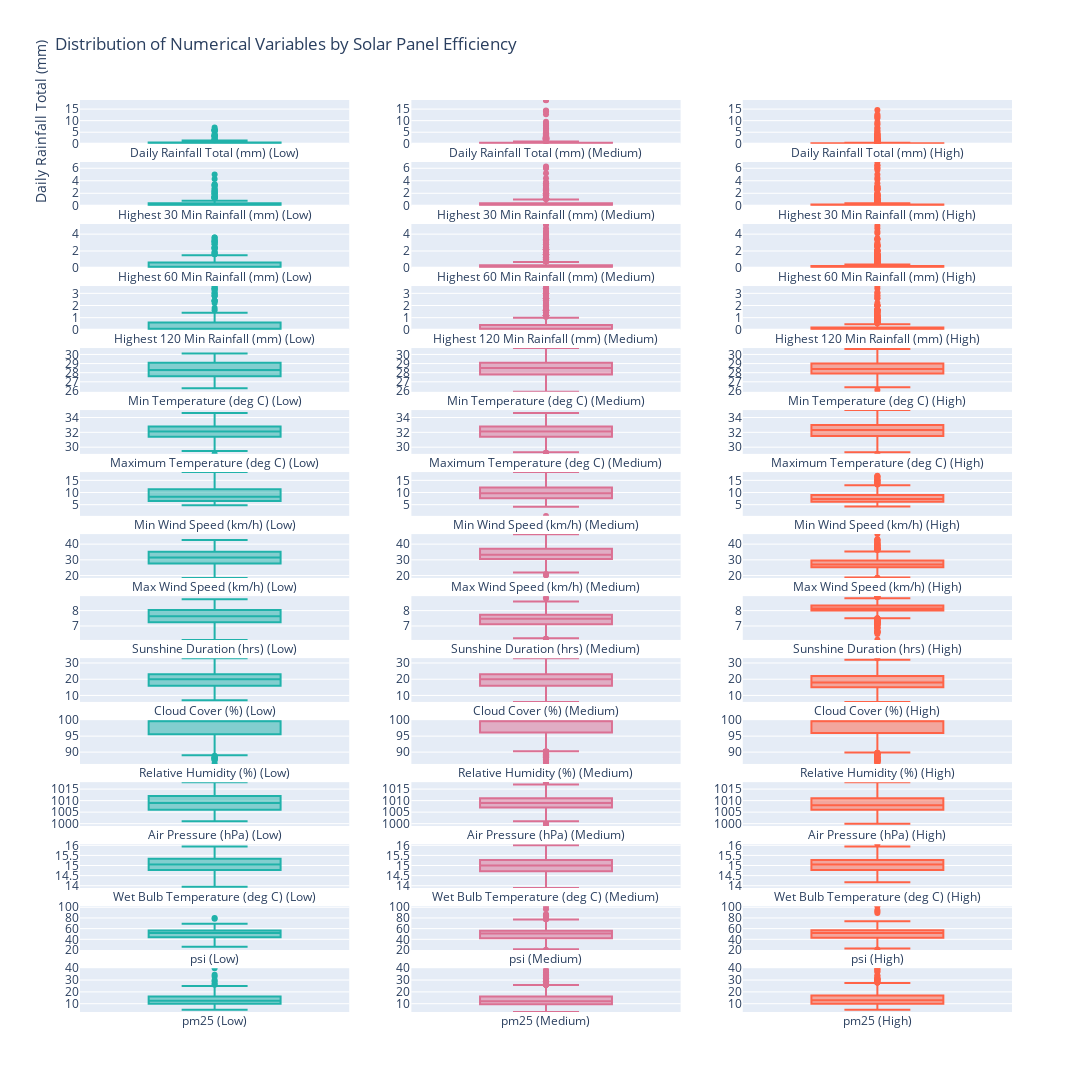

This figure's notebook cell:
### Code cell
fig = make_subplots(rows=len(numerical_columns), cols=3)

for i, column in enumerate(numerical_columns):
    # Filter data for Solar Panel Efficiency categories
    spe_low = merged_data[merged_data['Daily Solar Panel Efficiency'] == 'Low'][column]
    spe_normal = merged_data[merged_data['Daily Solar Panel Efficiency'] == 'Medium'][column]
    spe_high = merged_data[merged_data['Daily Solar Panel Efficiency'] == 'High'][column]

    # Calculate global min and max for the current variable across all categories
    global_min = min(spe_low.min(), spe_normal.min(), spe_high.min())
    global_max = max(spe_low.max(), spe_normal.max(), spe_high.max())

    # Add box plot for Solar Panel Efficiency = Low
    fig.add_trace(
        go.Box(y=spe_low, name=f"{column} (Low)", marker_color='lightseagreen', showlegend=False),
        row=i + 1, col=1
    )
    # Add box plot for Solar Panel Efficiency = Medium
    fig.add_trace(
        go.Box(y=spe_normal, name=f"{column} (Medium)", marker_color='palevioletred', showlegend=False),
        row=i + 1, col=2
    )
    # Add box plot for Solar Panel Efficiency = High
    fig.add_trace(
        go.Box(y=spe_high, name=f"{column} (High)", marker_color='tomato', showlegend=False),
        row=i + 1, col=3
    )

    # Set the same y-axis range for all subplots in the current row
    for j in range(1, 4):  # Columns are 1-indexed in plotly
        fig.update_yaxes(range=[global_min, global_max], row=i + 1, col=j)
    
    # Add y-axis title to the first column of each row
    if i == 0:  # Only for the first row to avoid repetition
        fig.update_yaxes(title_text=column, row=i + 1, col=1)

fig.update_layout(height=500*len(numerical_columns), width=1200, 
                  title_text="Distribution of Numerical Variables by Solar Panel Efficiency")
fig.show()

### Figure 1 — Plotly figure (JSON) as saved in the notebook; plotly's stock layout.template omitted (floating-point values rounded to 4 significant figures; data arrays with more than 128 entries replaced by an {"elided": "..."} marker saying what was removed)
{"data": [{"marker": {"color": "lightseagreen"}, "name": "Daily Rainfall Total (mm) (Low)", "showlegend": false, "type": "box", "xaxis": "x", "y": {"elided": "145 float values"}, "yaxis": "y"}, {"marker": {"color": "palevioletred"}, "name": "Daily Rainfall Total (mm) (Medium)", "showlegend": false, "type": "box", "xaxis": "x2", "y": {"elided": "1248 float values"}, "yaxis": "y2"}, {"marker": {"color": "tomato"}, "name": "Daily Rainfall Total (mm) (High)", "showlegend": false, "type": "box", "xaxis": "x3", "y": {"elided": "465 float values"}, "yaxis": "y3"}, {"marker": {"color": "lightseagreen"}, "name": "Highest 30 Min Rainfall (mm) (Low)", "showlegend": false, "type": "box", "xaxis": "x4", "y": {"elided": "145 float values"}, "yaxis": "y4"}, {"marker": {"color": "palevioletred"}, "name": "Highest 30 Min Rainfall (mm) (Medium)", "showlegend": false, "type": "box", "xaxis": "x5", "y": {"elided": "1248 float values"}, "yaxis": "y5"}, {"marker": {"color": "tomato"}, "name": "Highest 30 Min Rainfall (mm) (High)", "showlegend": false, "type": "box", "xaxis": "x6", "y": {"elided": "465 float values"}, "yaxis": "y6"}, {"marker": {"color": "lightseagreen"}, "name": "Highest 60 Min Rainfall (mm) (Low)", "showlegend": false, "type": "box", "xaxis": "x7", "y": {"elided": "145 float values"}, "yaxis": "y7"}, {"marker": {"color": "palevioletred"}, "name": "Highest 60 Min Rainfall (mm) (Medium)", "showlegend": false, "type": "box", "xaxis": "x8", "y": {"elided": "1248 float values"}, "yaxis": "y8"}, {"marker": {"color": "tomato"}, "name": "Highest 60 Min Rainfall (mm) (High)", "showlegend": false, "type": "box", "xaxis": "x9", "y": {"elided": "465 float values"}, "yaxis": "y9"}, {"marker": {"color": "lightseagreen"}, "name": "Highest 120 Min Rainfall (mm) (Low)", "showlegend": false, "type": "box", "xaxis": "x10", "y": {"elided": "145 float values"}, "yaxis": "y10"}, {"marker": {"color": "palevioletred"}, "name": "Highest 120 Min Rainfall (mm) (Medium)", "showlegend": false, "type": "box", "xaxis": "x11", "y": {"elided": "1248 float values"}, "yaxis": "y11"}, {"marker": {"color": "tomato"}, "name": "Highest 120 Min Rainfall (mm) (High)", "showlegend": false, "type": "box", "xaxis": "x12", "y": {"elided": "465 float values"}, "yaxis": "y12"}, {"marker": {"color": "lightseagreen"}, "name": "Min Temperature (deg C) (Low)", "showlegend": false, "type": "box", "xaxis": "x13", "y": {"elided": "145 float values"}, "yaxis": "y13"}, {"marker": {"color": "palevioletred"}, "name": "Min Temperature (deg C) (Medium)", "showlegend": false, "type": "box", "xaxis": "x14", "y": {"elided": "1248 float values"}, "yaxis": "y14"}, {"marker": {"color": "tomato"}, "name": "Min Temperature (deg C) (High)", "showlegend": false, "type": "box", "xaxis": "x15", "y": {"elided": "465 float values"}, "yaxis": "y15"}, {"marker": {"color": "lightseagreen"}, "name": "Maximum Temperature (deg C) (Low)", "showlegend": false, "type": "box", "xaxis": "x16", "y": {"elided": "145 float values"}, "yaxis": "y16"}, {"marker": {"color": "palevioletred"}, "name": "Maximum Temperature (deg C) (Medium)", "showlegend": false, "type": "box", "xaxis": "x17", "y": {"elided": "1248 float values"}, "yaxis": "y17"}, {"marker": {"color": "tomato"}, "name": "Maximum Temperature (deg C) (High)", "showlegend": false, "type": "box", "xaxis": "x18", "y": {"elided": "465 float values"}, "yaxis": "y18"}, {"marker": {"color": "lightseagreen"}, "name": "Min Wind Speed (km/h) (Low)", "showlegend": false, "type": "box", "xaxis": "x19", "y": {"elided": "145 float values"}, "yaxis": "y19"}, {"marker": {"color": "palevioletred"}, "name": "Min Wind Speed (km/h) (Medium)", "showlegend": false, "type": "box", "xaxis": "x20", "y": {"elided": "1248 float values"}, "yaxis": "y20"}, {"marker": {"color": "tomato"}, "name": "Min Wind Speed (km/h) (High)", "showlegend": false, "type": "box", "xaxis": "x21", "y": {"elided": "465 float values"}, "yaxis": "y21"}, {"marker": {"color": "lightseagreen"}, "name": "Max Wind Speed (km/h) (Low)", "showlegend": false, "type": "box", "xaxis": "x22", "y": {"elided": "145 float values"}, "yaxis": "y22"}, {"marker": {"color": "palevioletred"}, "name": "Max Wind Speed (km/h) (Medium)", "showlegend": false, "type": "box", "xaxis": "x23", "y": {"elided": "1248 float values"}, "yaxis": "y23"}, {"marker": {"color": "tomato"}, "name": "Max Wind Speed (km/h) (High)", "showlegend": false, "type": "box", "xaxis": "x24", "y": {"elided": "465 float values"}, "yaxis": "y24"}, {"marker": {"color": "lightseagreen"}, "name": "Sunshine Duration (hrs) (Low)", "showlegend": false, "type": "box", "xaxis": "x25", "y": {"elided": "145 float values"}, "yaxis": "y25"}, {"marker": {"color": "palevioletred"}, "name": "Sunshine Duration (hrs) (Medium)", "showlegend": false, "type": "box", "xaxis": "x26", "y": {"elided": "1248 float values"}, "yaxis": "y26"}, {"marker": {"color": "tomato"}, "name": "Sunshine Duration (hrs) (High)", "showlegend": false, "type": "box", "xaxis": "x27", "y": {"elided": "465 float values"}, "yaxis": "y27"}, {"marker": {"color": "lightseagreen"}, "name": "Cloud Cover (%) (Low)", "showlegend": false, "type": "box", "xaxis": "x28", "y": {"elided": "145 int values"}, "yaxis": "y28"}, {"marker": {"color": "palevioletred"}, "name": "Cloud Cover (%) (Medium)", "showlegend": false, "type": "box", "xaxis": "x29", "y": {"elided": "1248 int values"}, "yaxis": "y29"}, {"marker": {"color": "tomato"}, "name": "Cloud Cover (%) (High)", "showlegend": false, "type": "box", "xaxis": "x30", "y": {"elided": "465 int values"}, "yaxis": "y30"}, {"marker": {"color": "lightseagreen"}, "name": "Relative Humidity (%) (Low)", "showlegend": false, "type": "box", "xaxis": "x31", "y": {"elided": "145 float values"}, "yaxis": "y31"}, {"marker": {"color": "palevioletred"}, "name": "Relative Humidity (%) (Medium)", "showlegend": false, "type": "box", "xaxis": "x32", "y": {"elided": "1248 float values"}, "yaxis": "y32"}, {"marker": {"color": "tomato"}, "name": "Relative Humidity (%) (High)", "showlegend": false, "type": "box", "xaxis": "x33", "y": {"elided": "465 float values"}, "yaxis": "y33"}, {"marker": {"color": "lightseagreen"}, "name": "Air Pressure (hPa) (Low)", "showlegend": false, "type": "box", "xaxis": "x34", "y": {"elided": "145 int values"}, "yaxis": "y34"}, {"marker": {"color": "palevioletred"}, "name": "Air Pressure (hPa) (Medium)", "showlegend": false, "type": "box", "xaxis": "x35", "y": {"elided": "1248 int values"}, "yaxis": "y35"}, {"marker": {"color": "tomato"}, "name": "Air Pressure (hPa) (High)", "showlegend": false, "type": "box", "xaxis": "x36", "y": {"elided": "465 int values"}, "yaxis": "y36"}, {"marker": {"color": "lightseagreen"}, "name": "Wet Bulb Temperature (deg C) (Low)", "showlegend": false, "type": "box", "xaxis": "x37", "y": {"elided": "145 float values"}, "yaxis": "y37"}, {"marker": {"color": "palevioletred"}, "name": "Wet Bulb Temperature (deg C) (Medium)", "showlegend": false, "type": "box", "xaxis": "x38", "y": {"elided": "1248 float values"}, "yaxis": "y38"}, {"marker": {"color": "tomato"}, "name": "Wet Bulb Temperature (deg C) (High)", "showlegend": false, "type": "box", "xaxis": "x39", "y": {"elided": "465 float values"}, "yaxis": "y39"}, {"marker": {"color": "lightseagreen"}, "name": "psi (Low)", "showlegend": false, "type": "box", "xaxis": "x40", "y": {"elided": "145 float values"}, "yaxis": "y40"}, {"marker": {"color": "palevioletred"}, "name": "psi (Medium)", "showlegend": false, "type": "box", "xaxis": "x41", "y": {"elided": "1248 float values"}, "yaxis": "y41"}, {"marker": {"color": "tomato"}, "name": "psi (High)", "showlegend": false, "type": "box", "xaxis": "x42", "y": {"elided": "465 float values"}, "yaxis": "y42"}, {"marker": {"color": "lightseagreen"}, "name": "pm25 (Low)", "showlegend": false, "type": "box", "xaxis": "x43", "y": {"elided": "145 float values"}, "yaxis": "y43"}, {"marker": {"color": "palevioletred"}, "name": "pm25 (Medium)", "showlegend": false, "type": "box", "xaxis": "x44", "y": {"elided": "1248 float values"}, "yaxis": "y44"}, {"marker": {"color": "tomato"}, "name": "pm25 (High)", "showlegend": false, "type": "box", "xaxis": "x45", "y": {"elided": "465 float values"}, "yaxis": "y45"}], "layout": {"height": 7500, "title": {"text": "Distribution of Numerical Variables by Solar Panel Efficiency"}, "width": 1200, "xaxis": {"anchor": "y", "domain": [0, 0.2889]}, "xaxis10": {"anchor": "y10", "domain": [0, 0.2889]}, "xaxis11": {"anchor": "y11", "domain": [0.3556, 0.6444]}, "xaxis12": {"anchor": "y12", "domain": [0.7111, 1]}, "xaxis13": {"anchor": "y13", "domain": [0, 0.2889]}, "xaxis14": {"anchor": "y14", "domain": [0.3556, 0.6444]}, "xaxis15": {"anchor": "y15", "domain": [0.7111, 1]}, "xaxis16": {"anchor": "y16", "domain": [0, 0.2889]}, "xaxis17": {"anchor": "y17", "domain": [0.3556, 0.6444]}, "xaxis18": {"anchor": "y18", "domain": [0.7111, 1]}, "xaxis19": {"anchor": "y19", "domain": [0, 0.2889]}, "xaxis2": {"anchor": "y2", "domain": [0.3556, 0.6444]}, "xaxis20": {"anchor": "y20", "domain": [0.3556, 0.6444]}, "xaxis21": {"anchor": "y21", "domain": [0.7111, 1]}, "xaxis22": {"anchor": "y22", "domain": [0, 0.2889]}, "xaxis23": {"anchor": "y23", "domain": [0.3556, 0.6444]}, "xaxis24": {"anchor": "y24", "domain": [0.7111, 1]}, "xaxis25": {"anchor": "y25", "domain": [0, 0.2889]}, "xaxis26": {"anchor": "y26", "domain": [0.3556, 0.6444]}, "xaxis27": {"anchor": "y27", "domain": [0.7111, 1]}, "xaxis28": {"anchor": "y28", "domain": [0, 0.2889]}, "xaxis29": {"anchor": "y29", "domain": [0.3556, 0.6444]}, "xaxis3": {"anchor": "y3", "domain": [0.7111, 1]}, "xaxis30": {"anchor": "y30", "domain": [0.7111, 1]}, "xaxis31": {"anchor": "y31", "domain": [0, 0.2889]}, "xaxis32": {"anchor": "y32", "domain": [0.3556, 0.6444]}, "xaxis33": {"anchor": "y33", "domain": [0.7111, 1]}, "xaxis34": {"anchor": "y34", "domain": [0, 0.2889]}, "xaxis35": {"anchor": "y35", "domain": [0.3556, 0.6444]}, "xaxis36": {"anchor": "y36", "domain": [0.7111, 1]}, "xaxis37": {"anchor": "y37", "domain": [0, 0.2889]}, "xaxis38": {"anchor": "y38", "domain": [0.3556, 0.6444]}, "xaxis39": {"anchor": "y39", "domain": [0.7111, 1]}, "xaxis4": {"anchor": "y4", "domain": [0, 0.2889]}, "xaxis40": {"anchor": "y40", "domain": [0, 0.2889]}, "xaxis41": {"anchor": "y41", "domain": [0.3556, 0.6444]}, "xaxis42": {"anchor": "y42", "domain": [0.7111, 1]}, "xaxis43": {"anchor": "y43", "domain": [0, 0.2889]}, "xaxis44": {"anchor": "y44", "domain": [0.3556, 0.6444]}, "xaxis45": {"anchor": "y45", "domain": [0.7111, 1]}, "xaxis5": {"anchor": "y5", "domain": [0.3556, 0.6444]}, "xaxis6": {"anchor": "y6", "domain": [0.7111, 1]}, "xaxis7": {"anchor": "y7", "domain": [0, 0.2889]}, "xaxis8": {"anchor": "y8", "domain": [0.3556, 0.6444]}, "xaxis9": {"anchor": "y9", "domain": [0.7111, 1]}, "yaxis": {"anchor": "x", "domain": [0.952, 1], "range": [0, 18.93], "title": {"text": "Daily Rainfall Total (mm)"}}, "yaxis10": {"anchor": "x10", "domain": [0.748, 0.796], "range": [0, 3.6]}, "yaxis11": {"anchor": "x11", "domain": [0.748, 0.796], "range": [0, 3.6]}, "yaxis12": {"anchor": "x12", "domain": [0.748, 0.796], "range": [0, 3.6]}, "yaxis13": {"anchor": "x13", "domain": [0.68, 0.728], "range": [25.9, 30.7]}, "yaxis14": {"anchor": "x14", "domain": [0.68, 0.728], "range": [25.9, 30.7]}, "yaxis15": {"anchor": "x15", "domain": [0.68, 0.728], "range": [25.9, 30.7]}, "yaxis16": {"anchor": "x16", "domain": [0.612, 0.66], "range": [29.1, 35]}, "yaxis17": {"anchor": "x17", "domain": [0.612, 0.66], "range": [29.1, 35]}, "yaxis18": {"anchor": "x18", "domain": [0.612, 0.66], "range": [29.1, 35]}, "yaxis19": {"anchor": "x19", "domain": [0.544, 0.592], "range": [0.4, 18.4]}, "yaxis2": {"anchor": "x2", "domain": [0.952, 1], "range": [0, 18.93]}, "yaxis20": {"anchor": "x20", "domain": [0.544, 0.592], "range": [0.4, 18.4]}, "yaxis21": {"anchor": "x21", "domain": [0.544, 0.592], "range": [0.4, 18.4]}, "yaxis22": {"anchor": "x22", "domain": [0.476, 0.524], "range": [18.5, 46.4]}, "yaxis23": {"anchor": "x23", "domain": [0.476, 0.524], "range": [18.5, 46.4]}, "yaxis24": {"anchor": "x24", "domain": [0.476, 0.524], "range": [18.5, 46.4]}, "yaxis25": {"anchor": "x25", "domain": [0.408, 0.456], "range": [6.1, 8.94]}, "yaxis26": {"anchor": "x26", "domain": [0.408, 0.456], "range": [6.1, 8.94]}, "yaxis27": {"anchor": "x27", "domain": [0.408, 0.456], "range": [6.1, 8.94]}, "yaxis28": {"anchor": "x28", "domain": [0.34, 0.388], "range": [6, 33]}, "yaxis29": {"anchor": "x29", "domain": [0.34, 0.388], "range": [6, 33]}, "yaxis3": {"anchor": "x3", "domain": [0.952, 1], "range": [0, 18.93]}, "yaxis30": {"anchor": "x30", "domain": [0.34, 0.388], "range": [6, 33]}, "yaxis31": {"anchor": "x31", "domain": [0.272, 0.32], "range": [86.3, 100]}, "yaxis32": {"anchor": "x32", "domain": [0.272, 0.32], "range": [86.3, 100]}, "yaxis33": {"anchor": "x33", "domain": [0.272, 0.32], "range": [86.3, 100]}, "yaxis34": {"anchor": "x34", "domain": [0.204, 0.252], "range": [999, 1018]}, "yaxis35": {"anchor": "x35", "domain": [0.204, 0.252], "range": [999, 1018]}, "yaxis36": {"anchor": "x36", "domain": [0.204, 0.252], "range": [999, 1018]}, "yaxis37": {"anchor": "x37", "domain": [0.136, 0.184], "range": [13.89, 16.06]}, "yaxis38": {"anchor": "x38", "domain": [0.136, 0.184], "range": [13.89, 16.06]}, "yaxis39": {"anchor": "x39", "domain": [0.136, 0.184], "range": [13.89, 16.06]}, "yaxis4": {"anchor": "x4", "domain": [0.884, 0.932], "range": [0, 7]}, "yaxis40": {"anchor": "x40", "domain": [0.068, 0.116], "range": [20, 102]}, "yaxis41": {"anchor": "x41", "domain": [0.068, 0.116], "range": [20, 102]}, "yaxis42": {"anchor": "x42", "domain": [0.068, 0.116], "range": [20, 102]}, "yaxis43": {"anchor": "x43", "domain": [0, 0.048], "range": [3, 40]}, "yaxis44": {"anchor": "x44", "domain": [0, 0.048], "range": [3, 40]}, "yaxis45": {"anchor": "x45", "domain": [0, 0.048], "range": [3, 40]}, "yaxis5": {"anchor": "x5", "domain": [0.884, 0.932], "range": [0, 7]}, "yaxis6": {"anchor": "x6", "domain": [0.884, 0.932], "range": [0, 7]}, "yaxis7": {"anchor": "x7", "domain": [0.816, 0.864], "range": [0, 5.2]}, "yaxis8": {"anchor": "x8", "domain": [0.816, 0.864], "range": [0, 5.2]}, "yaxis9": {"anchor": "x9", "domain": [0.816, 0.864], "range": [0, 5.2]}}}
